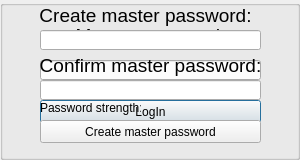
<?xml version="1.0" encoding="UTF-8"?>
<ui version="4.0">
 <class>AuthWindow</class>
 <widget class="QDialog" name="AuthWindow">
  <property name="geometry">
   <rect>
    <x>0</x>
    <y>0</y>
    <width>300</width>
    <height>160</height>
   </rect>
  </property>
  <property name="minimumSize">
   <size>
    <width>300</width>
    <height>160</height>
   </size>
  </property>
  <property name="maximumSize">
   <size>
    <width>300</width>
    <height>160</height>
   </size>
  </property>
  <property name="windowTitle">
   <string>Auth</string>
  </property>
  <property name="modal">
   <bool>true</bool>
  </property>
  <widget class="QGroupBox" name="groupLogin">
   <property name="geometry">
    <rect>
     <x>0</x>
     <y>0</y>
     <width>300</width>
     <height>160</height>
    </rect>
   </property>
   <property name="title">
    <string/>
   </property>
   <widget class="QLabel" name="labelMaster">
    <property name="geometry">
     <rect>
      <x>0</x>
      <y>10</y>
      <width>301</width>
      <height>51</height>
     </rect>
    </property>
    <property name="font">
     <font>
      <pointsize>14</pointsize>
     </font>
    </property>
    <property name="text">
     <string>Master password:</string>
    </property>
    <property name="alignment">
     <set>Qt::AlignCenter</set>
    </property>
   </widget>
   <widget class="QPushButton" name="buttonLogin">
    <property name="geometry">
     <rect>
      <x>40</x>
      <y>100</y>
      <width>221</width>
      <height>23</height>
     </rect>
    </property>
    <property name="text">
     <string>LogIn</string>
    </property>
   </widget>
   <widget class="QLineEdit" name="editMaster">
    <property name="geometry">
     <rect>
      <x>40</x>
      <y>60</y>
      <width>221</width>
      <height>20</height>
     </rect>
    </property>
    <property name="maxLength">
     <number>30</number>
    </property>
    <property name="echoMode">
     <enum>QLineEdit::Password</enum>
    </property>
   </widget>
  </widget>
  <widget class="QGroupBox" name="groupCreateMaster">
   <property name="enabled">
    <bool>true</bool>
   </property>
   <property name="geometry">
    <rect>
     <x>0</x>
     <y>0</y>
     <width>300</width>
     <height>160</height>
    </rect>
   </property>
   <property name="title">
    <string/>
   </property>
   <property name="flat">
    <bool>false</bool>
   </property>
   <widget class="QLabel" name="labelCreateMaster">
    <property name="geometry">
     <rect>
      <x>40</x>
      <y>0</y>
      <width>211</width>
      <height>31</height>
     </rect>
    </property>
    <property name="font">
     <font>
      <pointsize>14</pointsize>
     </font>
    </property>
    <property name="text">
     <string>Create master password:</string>
    </property>
    <property name="alignment">
     <set>Qt::AlignCenter</set>
    </property>
   </widget>
   <widget class="QLineEdit" name="editNewMaster">
    <property name="geometry">
     <rect>
      <x>40</x>
      <y>30</y>
      <width>221</width>
      <height>20</height>
     </rect>
    </property>
    <property name="maxLength">
     <number>30</number>
    </property>
    <property name="echoMode">
     <enum>QLineEdit::Password</enum>
    </property>
   </widget>
   <widget class="QPushButton" name="buttonCreateMaster">
    <property name="geometry">
     <rect>
      <x>40</x>
      <y>120</y>
      <width>221</width>
      <height>23</height>
     </rect>
    </property>
    <property name="text">
     <string>Create master password</string>
    </property>
   </widget>
   <widget class="QLabel" name="labelConfirmMaster">
    <property name="geometry">
     <rect>
      <x>40</x>
      <y>50</y>
      <width>221</width>
      <height>31</height>
     </rect>
    </property>
    <property name="font">
     <font>
      <pointsize>14</pointsize>
     </font>
    </property>
    <property name="text">
     <string>Confirm master password:</string>
    </property>
    <property name="alignment">
     <set>Qt::AlignCenter</set>
    </property>
   </widget>
   <widget class="QLineEdit" name="editConfirmMaster">
    <property name="geometry">
     <rect>
      <x>40</x>
      <y>80</y>
      <width>221</width>
      <height>20</height>
     </rect>
    </property>
    <property name="maxLength">
     <number>30</number>
    </property>
    <property name="echoMode">
     <enum>QLineEdit::Password</enum>
    </property>
   </widget>
   <widget class="QLabel" name="labelPasswordStrength">
    <property name="geometry">
     <rect>
      <x>40</x>
      <y>100</y>
      <width>101</width>
      <height>16</height>
     </rect>
    </property>
    <property name="text">
     <string>Password strength:</string>
    </property>
   </widget>
   <widget class="QLabel" name="labelPasswordStrengthLevel">
    <property name="geometry">
     <rect>
      <x>136</x>
      <y>100</y>
      <width>121</width>
      <height>16</height>
     </rect>
    </property>
    <property name="font">
     <font>
      <weight>75</weight>
      <bold>true</bold>
     </font>
    </property>
    <property name="text">
     <string/>
    </property>
   </widget>
  </widget>
 </widget>
 <resources/>
 <connections/>
</ui>
